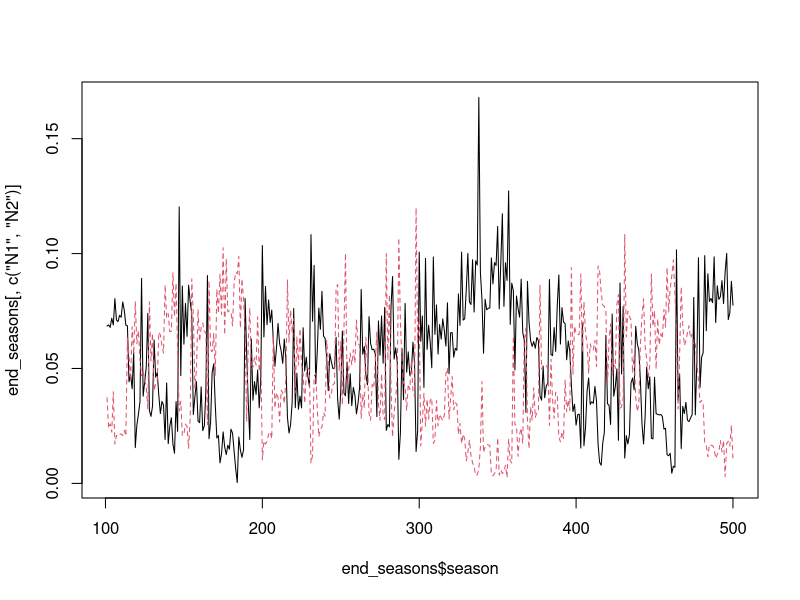

R code for this plot:
##  Semi-discrete storage effect model of two species 
##    coexisting on one essential resource                

##  Authors:  Andrew Tredennick, Peter Adler, and Fred Adler
##  Email:    atredenn@gmail.com
##  Date:     3.19.2015
##  Update:   4.2.2015 -- Implements looping over odSolve for seasons.
##                     -- Makes resource uptake a Hill function, and a
##                        function that can be called within the model.
##                     -- Includes option for a temporally autocorrelated
##                        resource pulse function.
##                     -- Adds 'Rstart' variable to saved output to track
##                        initial condition of resource for each season.
##                     -- Tracks 20 time steps from the ODE instead of 5
##                        to make sure we get right end point.


##  MODEL DESCRIPTION
# Species "split" themselves between a dormant, low-mortaility stage (D) and 
# a higher mortality, high growth stage (N).
# The single resource is R.
# There are two sources of variability: an environmental cue that drives the
# storage effect, and resource variability.

## DEPENDS
# Running this script requires the following R packages:
# 'deSolve' -- install.packages('deSolve')
# 'mvtnorm' -- install.packages('mvtnorm')

# clear the workspace
rm(list=ls())

####
#### Initial conditions, global variables, and parameters ------------------------
####
temporal_autocorrelation <- F       # turn temporal autocorrelation on(T)/off(F)
seasons <- 500                      # number of seasons to simulate
seasons_to_exclude <- 100           # initial seasons to exclude from plots
days_to_track <- 20                 # number of days to recover from odSolve
DNR <- c(D=c(1,1),N=c(1,1),R=10)    # initial conditions
Rmu <- 2                            # mean resource pulse (on log scale)
Rsd <- 0                            # std dev of resource pulses (on log scale)
sigE <- 2                           # environmental cue variability
rho <- 0                            # environmental cue correlation between species
parms <- list(
  r = c(10,10),                     # max growth rate for each species
  alpha = c(10,10),                 # rate parameter for Hill function 
  beta = c(50,50),                  # shape parameter for Hill function
  mN = c(0.5,0.5),                  # live biomass loss (mortality) rates 
  mD = c(0.001, 0.001)              # dormant biomass loss (mortality) rates
)

####
#### Load relevant libraries ----------------------------------------
####
library(deSolve); library(mvtnorm)


####
#### Model function -------------------------------------------------
####
## Continuous model
updateDNR <- function(t, DNR, parms){
  with(as.list(c(DNR, parms)), {
    dD1dt = -(mD[1]*D1)
    dD2dt = -(mD[2]*D2)
    dN1dt = N1*(uptake_R(r[1], R, alpha[1], beta[1]) - mN[1])
    dN2dt = N2*(uptake_R(r[2], R, alpha[2], beta[2]) - mN[2])
    dRdt = -1 * ((dN1dt + mN[1]*N1) + (dN2dt + mN[2]*N2))
    list(c(dD1dt, dD2dt, dN1dt, dN2dt, dRdt)) #output
  })
}

##  Resource uptake function (Hill function)
uptake_R <- function(r, R, alpha, beta){
  return((r*R^alpha) / (beta^alpha + R^alpha))
}

## Discrete model
update_DNR <- function(t,DNR,gs){
  with (as.list(DNR),{
    g1 <- gs[1]
    g2 <- gs[2]
    D1 <- D1 - (N1+D1)*g1 + N1
    D2 <- D2 - (N2+D2)*g2 + N2
    N1 <- 0+(N1+D1)*g1
    N2 <- 0+(N2+D2)*g2
    R <- R + Rvector[t]
    return(c(D1, D2, N1, N2, R))
  })
}


####
#### Simulate model -----------------------------------------------------
####
days <- c(1:days_to_track)

# Get "germination" fractions for each year
getG <- function(sigE, rho, nTime){
  varcov <- matrix(c(sigE, rho*sigE, rho*sigE, sigE), 2, 2)
  e <- rmvnorm(n = nTime, mean = c(0,0), sigma = varcov)
  g <- exp(e) / (1+exp(e))
  return(g)
}

# Loop over seasons
nms <- names(DNR)
gVec <- getG(sigE = sigE, rho = rho, nTime = seasons)

if(temporal_autocorrelation==FALSE){
  Rvector <- rlnorm(seasons,Rmu,Rsd) 
}

if(temporal_autocorrelation==TRUE){
  if(Rsd != 0){
    Rvector <- filter(rlnorm(seasons,Rmu,Rsd), filter=rep(1,3), circular=TRUE)
  }
  if(Rsd == 0){
    Rvector <- rlnorm(seasons,Rmu,Rsd) 
  } 
}

save_seasons <- data.frame(time=NA,D1=NA,D2=NA,N1=NA,N2=NA,R=NA,Rstart=NA,season=NA)

for(season_now in 1:seasons){
  Rstart <- as.list(DNR)$R
  output <- as.data.frame(ode(y = DNR, times = days, 
                              func = updateDNR, parms = parms))
  DNR <- as.numeric(output[nrow(output),nms])
  names(DNR) <- nms
  R_update <- Rvector[season_now]
  DNR <- update_DNR(season_now, DNR, gVec[season_now,])
  names(DNR) <- nms
  new_season <- as.data.frame(output)
  new_season$season <- season_now
  new_season$Rstart <- Rstart
  save_seasons <- rbind(save_seasons, new_season)
}


####
####  Make some plots ----------------------------------
####
#take out first couple seasons
save_seasons <- subset(save_seasons, season>seasons_to_exclude)
# matplot(seq_along(along.with = save_seasons$time), 
#         save_seasons[,c("N1","N2")], type="l")

#plot just seasons
end_of_season <- which(save_seasons$time == max(days))
end_seasons <- save_seasons[end_of_season,]
matplot(end_seasons$season, end_seasons[,c("N1","N2")], type="l")
# plot(N1 ~ Rstart, end_seasons)
# plot(N2 ~ Rstart, end_seasons)
# plot(N1 ~ N2, end_seasons)

#Plot the resource uptake function
# R <- seq(0,100,1)
# out_r <- matrix(ncol=2, nrow=length(R))
# alpha <- c(10,10)
# beta <- c(50,50)
# for(i in 1:nrow(out_r)){
#   out_r[i,1] <- uptake_R(5, R[i], alpha[1], beta[1])
#   out_r[i,2] <- uptake_R(5, R[i], alpha[2], beta[2])
# }
# matplot(R, out_r, type="l")

#Plot histograms of resource supply rates at different sigRs
# sigR <- seq(0,1,0.25)
# par(mfrow=c(2,3))
# for(i in 1:length(sigR)){
#   hist(rlnorm(100,2,sigR[i]))
# }
# plot(filter(rlnorm(100,2,1), filter=rep(1,3), circular=TRUE))
